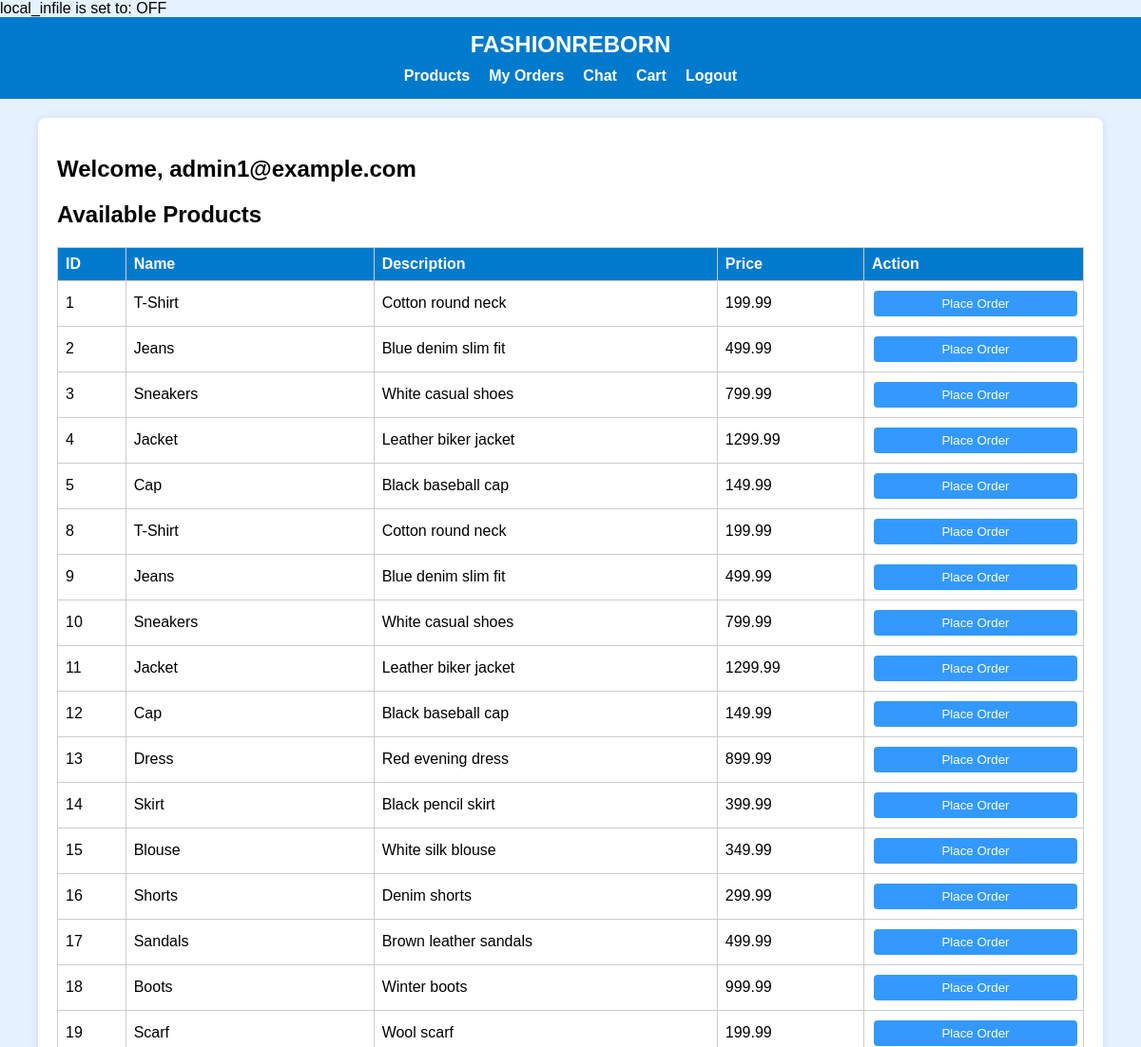
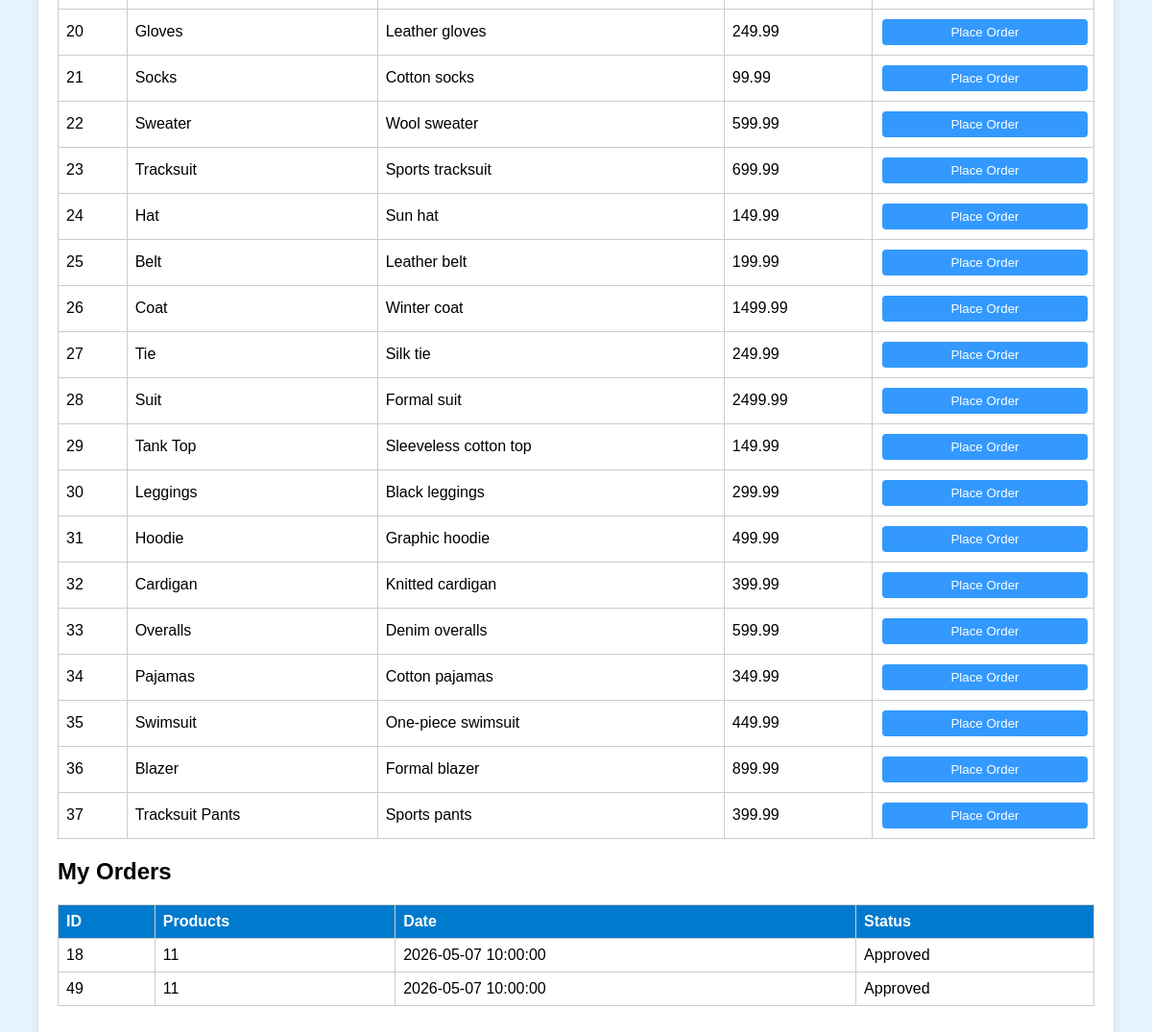
The page /user.php (signed in) on the database its author committed (2 pictures, top to bottom).
### tables this page shows
CREATE TABLE `tblclothes` (
  `product_id` int(11) NOT NULL,
  `name` varchar(100) NOT NULL,
  `description` text DEFAULT NULL,
  `price` decimal(10,2) NOT NULL,
  `image` varchar(255) DEFAULT NULL
);

CREATE TABLE `tblaorder` (
  `order_id` int(11) NOT NULL,
  `user_email` varchar(100) NOT NULL,
  `product_ids` text NOT NULL,
  `order_date` datetime NOT NULL,
  `status` enum('Pending','Approved','Shipped','Cancelled') DEFAULT 'Pending'
);

### user.php (the view, shortened to what this page needs)
<?php
include 'DBConn.php';
include 'header.php';
?>
<div class="container">
    <h2>Welcome, <?php echo $_SESSION['email']; ?></h2>
    <h2>Available Products</h2>
    <?php
    $sql = "SELECT * FROM tblclothes";
    $result = $conn->query($sql);
    echo "<table class='orders-table'>";
    echo "<tr><th>ID</th><th>Name</th><th>Description</th><th>Price</th><th>Action</th></tr>";
    while ($row = $result->fetch_assoc()) {
        echo "<tr>
                <form method='post' action=''>
                    <td>{$row['product_id']}</td>
                    <td>{$row['name']}</td>
                    <td>{$row['description']}</td>
                    <td>{$row['price']}</td>
                    <td>
                        <input type='hidden' name='product_id' value='{$row['product_id']}'>
                        <input type='submit' name='order' value='Place Order'>
                    </td>
                </form>
              </tr>";
    }
    echo "</table>";
    ?>
    <h2>My Orders</h2>
    <?php
    $user_email = $_SESSION['email'];
    $sql = "SELECT * FROM tblaorder WHERE user_email='$user_email'";
    $result = $conn->query($sql);
    echo "<table class='orders-table'>";
    echo "<tr><th>ID</th><th>Products</th><th>Date</th><th>Status</th></tr>";
    while ($row = $result->fetch_assoc()) {
        echo "<tr>
                <td>{$row['order_id']}</td>
                <td>{$row['product_ids']}</td>
                <td>{$row['order_date']}</td>
                <td>{$row['status']}</td>
              </tr>";
    }
    echo "</table>";
    ?>
</div>
</body>
</html>

### style.css (style rules this page uses)
body { font-family: Arial, sans-serif; background-color: #e6f2ff; margin: 0; padding: 0; }
form { background: white; padding: 20px; margin: 40px auto; width: 320px; border-radius: 8px; box-shadow: 0 0 10px rgba(0,0,0,0.1); }
input[type="submit"] { background-color: #3399ff; color: white; border: none; padding: 10px; width: 100%; border-radius: 4px; cursor: pointer; margin-top: 15px; }
.container { width: 90%; margin: 20px auto; background: white; padding: 20px; border-radius: 8px; box-shadow: 0 0 10px rgba(0,0,0,0.1); }
table { width: 100%; border-collapse: collapse; margin-bottom: 20px; }
table th, table td { border: 1px solid #ccc; padding: 8px; text-align: center; }
table th { background-color: #3399ff; color: white; }
input[type="submit"] { margin: 2px; padding: 6px 10px; }
.orders-table { width: 100%; border-collapse: collapse; margin-top: 20px; }
.orders-table th, .orders-table td { border: 1px solid #ccc; padding: 8px; text-align: left; }
.orders-table th { background-color: #007acc; color: white; }

### rows shown on the page
tblclothes: product_id "1", name "T-Shirt", description "Cotton round neck", price "199.99"
tblclothes: product_id "2", name "Jeans", description "Blue denim slim fit", price "499.99"
tblclothes: product_id "3", name "Sneakers", description "White casual shoes", price "799.99"
tblclothes: product_id "4", name "Jacket", description "Leather biker jacket", price "1299.99"
tblclothes: product_id "5", name "Cap", description "Black baseball cap", price "149.99"
tblclothes: product_id "8", name "T-Shirt", description "Cotton round neck", price "199.99"
tblclothes: product_id "9", name "Jeans", description "Blue denim slim fit", price "499.99"
tblclothes: product_id "10", name "Sneakers", description "White casual shoes", price "799.99"
tblclothes: product_id "11", name "Jacket", description "Leather biker jacket", price "1299.99"
tblclothes: product_id "12", name "Cap", description "Black baseball cap", price "149.99"
tblclothes: product_id "13", name "Dress", description "Red evening dress", price "899.99"
tblclothes: product_id "14", name "Skirt", description "Black pencil skirt", price "399.99"
tblclothes: product_id "15", name "Blouse", description "White silk blouse", price "349.99"
tblclothes: product_id "16", name "Shorts", description "Denim shorts", price "299.99"
tblclothes: product_id "17", name "Sandals", description "Brown leather sandals", price "499.99"
tblclothes: product_id "18", name "Boots", description "Winter boots", price "999.99"
tblclothes: product_id "19", name "Scarf", description "Wool scarf", price "199.99"
tblclothes: product_id "20", name "Gloves", description "Leather gloves", price "249.99"
tblclothes: product_id "21", name "Socks", description "Cotton socks", price "99.99"
tblclothes: product_id "22", name "Sweater", description "Wool sweater", price "599.99"
tblclothes: product_id "23", name "Tracksuit", description "Sports tracksuit", price "699.99"
tblclothes: product_id "24", name "Hat", description "Sun hat", price "149.99"
tblclothes: product_id "25", name "Belt", description "Leather belt", price "199.99"
tblclothes: product_id "26", name "Coat", description "Winter coat", price "1499.99"
tblclothes: product_id "27", name "Tie", description "Silk tie", price "249.99"
tblclothes: product_id "28", name "Suit", description "Formal suit", price "2499.99"
tblclothes: product_id "29", name "Tank Top", description "Sleeveless cotton top", price "149.99"
tblclothes: product_id "30", name "Leggings", description "Black leggings", price "299.99"
tblclothes: product_id "31", name "Hoodie", description "Graphic hoodie", price "499.99"
tblclothes: product_id "32", name "Cardigan", description "Knitted cardigan", price "399.99"
tblclothes: product_id "33", name "Overalls", description "Denim overalls", price "599.99"
tblclothes: product_id "34", name "Pajamas", description "Cotton pajamas", price "349.99"
tblclothes: product_id "35", name "Swimsuit", description "One-piece swimsuit", price "449.99"
tblclothes: product_id "36", name "Blazer", description "Formal blazer", price "899.99"
tblclothes: product_id "37", name "Tracksuit Pants", description "Sports pants", price "399.99"
tblaorder: order_id "18", product_ids "11", order_date "2026-05-07 10:00:00", status "Approved"
tblaorder: order_id "49", product_ids "11", order_date "2026-05-07 10:00:00", status "Approved"

### other values the page prints
$row['Value'] "OFF"
$_SESSION['email'] "admin1@example.com"
